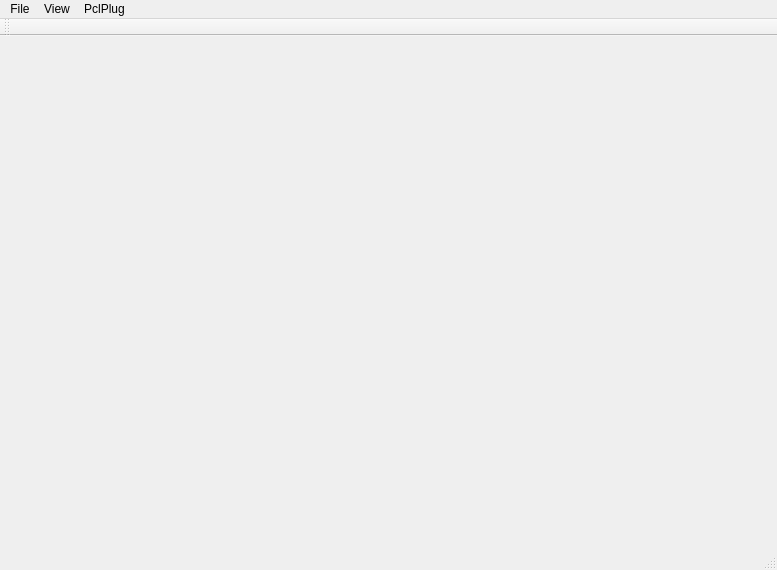
<?xml version="1.0" encoding="UTF-8"?>
<ui version="4.0">
 <class>MainWindowClass</class>
 <widget class="QMainWindow" name="MainWindowClass">
  <property name="geometry">
   <rect>
    <x>0</x>
    <y>0</y>
    <width>777</width>
    <height>570</height>
   </rect>
  </property>
  <property name="windowTitle">
   <string>MainWindow</string>
  </property>
  <widget class="QWidget" name="centralWidget"/>
  <widget class="QMenuBar" name="menuBar">
   <property name="geometry">
    <rect>
     <x>0</x>
     <y>0</y>
     <width>777</width>
     <height>26</height>
    </rect>
   </property>
   <widget class="QMenu" name="menuFile">
    <property name="title">
     <string>File</string>
    </property>
    <addaction name="actionOpen"/>
    <addaction name="actionClear"/>
    <addaction name="actionSave"/>
   </widget>
   <widget class="QMenu" name="menuView">
    <property name="title">
     <string>View</string>
    </property>
    <widget class="QMenu" name="menuBackGround">
     <property name="title">
      <string>BackGround</string>
     </property>
     <addaction name="actionBackGroundSelect"/>
     <addaction name="actionBlack"/>
     <addaction name="actionWhite"/>
    </widget>
    <widget class="QMenu" name="menuColor">
     <property name="title">
      <string>Color</string>
     </property>
     <addaction name="actionRed"/>
     <addaction name="actionGreen"/>
     <addaction name="actionBule"/>
    </widget>
    <widget class="QMenu" name="menuPointSize">
     <property name="title">
      <string>PointSize</string>
     </property>
     <addaction name="actionIncrease"/>
     <addaction name="actionDecrease"/>
    </widget>
    <widget class="QMenu" name="menuThreeView">
     <property name="title">
      <string>threeView</string>
     </property>
     <addaction name="actionTop_View"/>
     <addaction name="actionLeft_View"/>
     <addaction name="actionMain_View"/>
    </widget>
    <addaction name="menuBackGround"/>
    <addaction name="actionSelect"/>
    <addaction name="menuColor"/>
    <addaction name="menuPointSize"/>
    <addaction name="actionCoordinate"/>
    <addaction name="menuThreeView"/>
   </widget>
   <widget class="QMenu" name="menuTool">
    <property name="title">
     <string>PclPlug</string>
    </property>
    <widget class="QMenu" name="menuFeature">
     <property name="title">
      <string>Feature</string>
     </property>
     <addaction name="actionRansacPlane"/>
     <addaction name="actionFeatureValue"/>
     <addaction name="actionFeatureOutput"/>
    </widget>
    <addaction name="actionRansac"/>
    <addaction name="menuFeature"/>
    <addaction name="actionEuropeCluster"/>
    <addaction name="actionObbCube"/>
   </widget>
   <addaction name="menuFile"/>
   <addaction name="menuView"/>
   <addaction name="menuTool"/>
  </widget>
  <widget class="QToolBar" name="mainToolBar">
   <attribute name="toolBarArea">
    <enum>TopToolBarArea</enum>
   </attribute>
   <attribute name="toolBarBreak">
    <bool>false</bool>
   </attribute>
  </widget>
  <widget class="QStatusBar" name="statusBar"/>
  <action name="actionOpen">
   <property name="icon">
    <iconset resource="mainwindow.qrc">
     <normaloff>:/MainWindow/Resources/open.ico</normaloff>:/MainWindow/Resources/open.ico</iconset>
   </property>
   <property name="text">
    <string>Open</string>
   </property>
  </action>
  <action name="actionClear">
   <property name="icon">
    <iconset resource="mainwindow.qrc">
     <normaloff>:/MainWindow/Resources/clear.png</normaloff>:/MainWindow/Resources/clear.png</iconset>
   </property>
   <property name="text">
    <string>Clear</string>
   </property>
  </action>
  <action name="actionSelect">
   <property name="text">
    <string>Select</string>
   </property>
  </action>
  <action name="actionCoordinate">
   <property name="icon">
    <iconset resource="mainwindow.qrc">
     <normaloff>:/MainWindow/Resources/Coordinate.jpg</normaloff>:/MainWindow/Resources/Coordinate.jpg</iconset>
   </property>
   <property name="text">
    <string>Coordinate</string>
   </property>
  </action>
  <action name="actionBackGroundSelect">
   <property name="text">
    <string>BackGroundSelect</string>
   </property>
  </action>
  <action name="actionBlack">
   <property name="icon">
    <iconset resource="mainwindow.qrc">
     <normaloff>:/MainWindow/Resources/Black.jpg</normaloff>:/MainWindow/Resources/Black.jpg</iconset>
   </property>
   <property name="text">
    <string>Black</string>
   </property>
  </action>
  <action name="actionWhite">
   <property name="icon">
    <iconset resource="mainwindow.qrc">
     <normaloff>:/MainWindow/Resources/White.jpg</normaloff>:/MainWindow/Resources/White.jpg</iconset>
   </property>
   <property name="text">
    <string>White</string>
   </property>
  </action>
  <action name="actionGreen">
   <property name="icon">
    <iconset resource="mainwindow.qrc">
     <normaloff>:/MainWindow/Resources/Green.png</normaloff>:/MainWindow/Resources/Green.png</iconset>
   </property>
   <property name="text">
    <string>Green</string>
   </property>
  </action>
  <action name="actionRed">
   <property name="icon">
    <iconset resource="mainwindow.qrc">
     <normaloff>:/MainWindow/Resources/Red.png</normaloff>:/MainWindow/Resources/Red.png</iconset>
   </property>
   <property name="text">
    <string>Red</string>
   </property>
  </action>
  <action name="actionBule">
   <property name="icon">
    <iconset resource="mainwindow.qrc">
     <normaloff>:/MainWindow/Resources/Blue.png</normaloff>:/MainWindow/Resources/Blue.png</iconset>
   </property>
   <property name="text">
    <string>Bule</string>
   </property>
  </action>
  <action name="actionIncrease">
   <property name="icon">
    <iconset resource="mainwindow.qrc">
     <normaloff>:/MainWindow/Resources/点增大.png</normaloff>:/MainWindow/Resources/点增大.png</iconset>
   </property>
   <property name="text">
    <string>Increase</string>
   </property>
  </action>
  <action name="actionDecrease">
   <property name="icon">
    <iconset resource="mainwindow.qrc">
     <normaloff>:/MainWindow/Resources/点减小.png</normaloff>:/MainWindow/Resources/点减小.png</iconset>
   </property>
   <property name="text">
    <string>Decrease</string>
   </property>
  </action>
  <action name="actionRansac">
   <property name="text">
    <string>Ransac</string>
   </property>
  </action>
  <action name="actionRansacPlane">
   <property name="text">
    <string>RansacPlane</string>
   </property>
  </action>
  <action name="actionFeatureValue">
   <property name="text">
    <string>FeatureValue</string>
   </property>
  </action>
  <action name="actionEuropeCluster">
   <property name="text">
    <string>EuropeCluster</string>
   </property>
  </action>
  <action name="actionFeatureOutput">
   <property name="text">
    <string>FeatureOutput</string>
   </property>
  </action>
  <action name="actionTop_View">
   <property name="icon">
    <iconset resource="mainwindow.qrc">
     <normaloff>:/MainWindow/Resources/fushi.png</normaloff>:/MainWindow/Resources/fushi.png</iconset>
   </property>
   <property name="text">
    <string>Top View</string>
   </property>
  </action>
  <action name="actionLeft_View">
   <property name="icon">
    <iconset>
     <normaloff>Resources/zuoshi.png</normaloff>Resources/zuoshi.png</iconset>
   </property>
   <property name="text">
    <string>Left View</string>
   </property>
  </action>
  <action name="actionMain_View">
   <property name="icon">
    <iconset>
     <normaloff>Resources/zhengshi.png</normaloff>Resources/zhengshi.png</iconset>
   </property>
   <property name="text">
    <string>Main View</string>
   </property>
  </action>
  <action name="actionSave">
   <property name="icon">
    <iconset resource="mainwindow.qrc">
     <normaloff>:/MainWindow/Resources/save.ico</normaloff>:/MainWindow/Resources/save.ico</iconset>
   </property>
   <property name="text">
    <string>Save</string>
   </property>
  </action>
  <action name="actionObbCube">
   <property name="icon">
    <iconset resource="mainwindow.qrc">
     <normaloff>:/MainWindow/Resources/20180408201117.jpg</normaloff>:/MainWindow/Resources/20180408201117.jpg</iconset>
   </property>
   <property name="text">
    <string>ObbCube</string>
   </property>
  </action>
 </widget>
 <layoutdefault spacing="6" margin="11"/>
 <resources>
  <include location="mainwindow.qrc"/>
 </resources>
 <connections/>
</ui>
